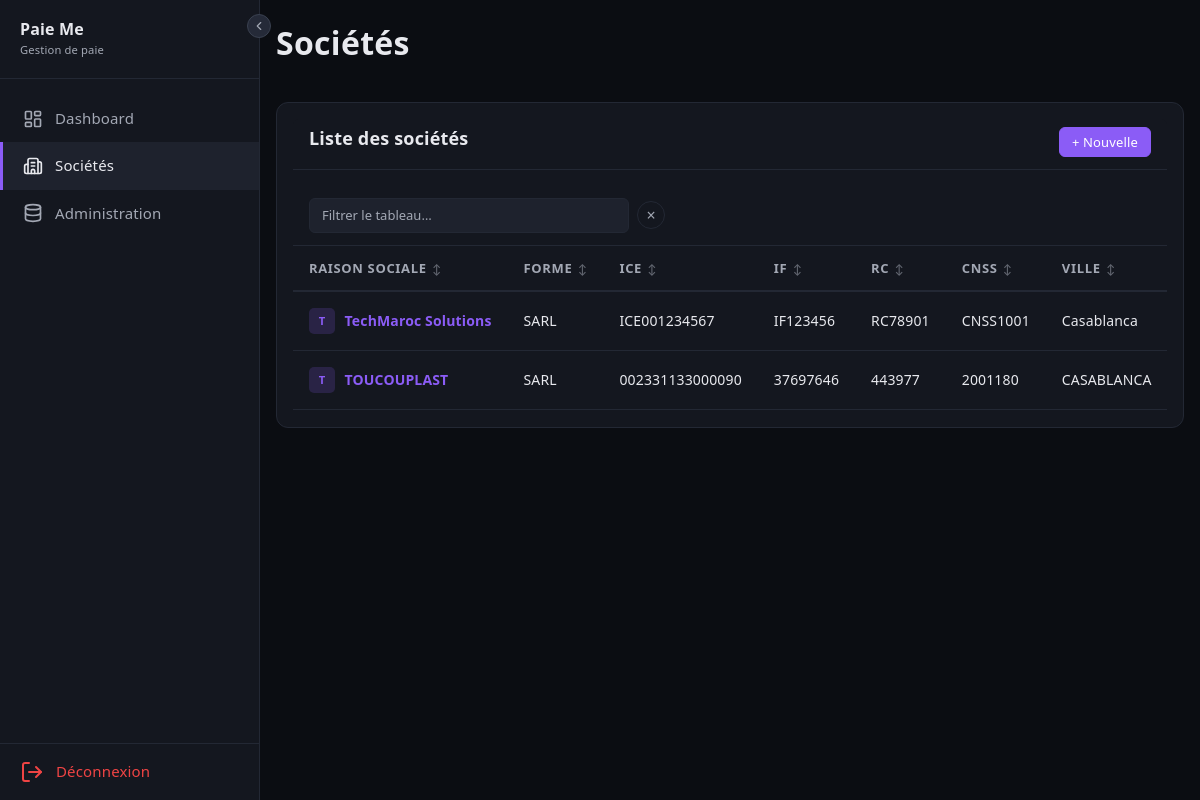
/societes (signed in), run on the app's committed database.
### tables this page shows
CREATE TABLE IF NOT EXISTS societes (
    id                  INT UNSIGNED AUTO_INCREMENT PRIMARY KEY,
    user_id             INT UNSIGNED        NOT NULL,
    raison_sociale      VARCHAR(200)        NOT NULL,
    forme_juridique     VARCHAR(20)         NOT NULL,
    ice                 VARCHAR(20)         NOT NULL,
    if_fiscal           VARCHAR(20)         NOT NULL,
    rc                  VARCHAR(20)         NOT NULL,
    tp                  VARCHAR(20)         NOT NULL,
    cnss                VARCHAR(20)         NOT NULL,
    adresse             TEXT,
    ville               VARCHAR(100),
    telephone           VARCHAR(20),
    email               VARCHAR(180),
    site_web            VARCHAR(255),
    banque              VARCHAR(100),
    agence              VARCHAR(100),
    rib                 VARCHAR(255),
    modele_bulletin_id  INT UNSIGNED,
    logo                VARCHAR(255),
    damancom_login      VARCHAR(100),
    damancom_password   VARCHAR(255),
    simpl_login         VARCHAR(100),
    simpl_password      VARCHAR(255),
    cimr_login          VARCHAR(100),
    cimr_password       VARCHAR(255),
    actif               TINYINT(1)          NOT NULL DEFAULT 1,
    created_at          DATETIME            NOT NULL DEFAULT CURRENT_TIMESTAMP,
    updated_at          DATETIME            NOT NULL DEFAULT CURRENT_TIMESTAMP ON UPDATE CURRENT_TIMESTAMP,
    FOREIGN KEY (user_id) REFERENCES users(id) ON DELETE CASCADE
);

### controllers/SocieteController.php (called while the page is built, shortened)
<?php
class SocieteController extends Controller
{
    private PDO $db;
    public function __construct()
    {
        $this->db = Model::db();
    }
    public function index(): void
    {
        $userId = Session::get('user_id');
        $societes = $this->db->query("SELECT * FROM societes WHERE user_id = $userId ORDER BY raison_sociale")->fetchAll();
        $this->render('societes/index.php', [
            'title'    => 'Sociétés',
            'societes' => $societes,
        ]);
    }
    protected function render(string $view, array $data = []): void
    {
        extract($data);
        require __DIR__ . '/../views/' . $view;
        require __DIR__ . '/../views/layout.php';
    }
}

### index.php (called while the page is built, shortened)
<?php
$method = $_SERVER['REQUEST_METHOD'];
$uri    = $_SERVER['REQUEST_URI'];
Router::dispatch($method, $uri);

### Core/Model.php (called while the page is built, shortened)
<?php
abstract class Model
{
    protected static PDO|null $db = null;
    public static function db(): PDO
    {
        if (self::$db === null) {
            $config = require __DIR__ . '/../config/database.php';
            $dsn = "mysql:host={$config['host']};port={$config['port']};dbname={$config['dbname']};charset={$config['charset']}";
            self::$db = new PDO($dsn, $config['username'], $config['password'], [
                PDO::ATTR_ERRMODE            => PDO::ERRMODE_EXCEPTION,
                PDO::ATTR_DEFAULT_FETCH_MODE => PDO::FETCH_ASSOC,
                PDO::ATTR_EMULATE_PREPARES   => false,
            ]);
        }
        return self::$db;
    }
}

### Core/Session.php (called while the page is built, shortened)
<?php
class Session
{
    public static function get(string $key, mixed $default = null): mixed
    {
        return $_SESSION[$key] ?? $default;
    }
}

### views/societes/index.php (the view, shortened to what this page needs)
<div class="card">
    <div class="card-header">
        <h3>Liste des sociétés</h3>
        <a href="/paie-me/societes/create" class="btn btn-primary btn-sm">+ Nouvelle</a>
    </div>
    <?php if (empty($societes)): ?>
        <div class="empty-state">
            <p>Aucune société enregistrée.</p>
            <a href="/paie-me/societes/create" class="btn btn-primary">Créer une société</a>
        </div>
    <?php else: ?>
        <div class="table-wrapper">
            <table>
                <thead>
                    <tr>
                        <th>Raison sociale</th>
                        <th>Forme</th>
                        <th>ICE</th>
                        <th>IF</th>
                        <th>RC</th>
                        <th>CNSS</th>
                        <th>Ville</th>
                    </tr>
                </thead>
                <tbody>
                    <?php foreach ($societes as $s): ?>
                    <tr>
                        <td>
                            <div style="display:flex; align-items:center; gap:0.6rem;">
                                <?php if (!empty($s['logo'])): ?>
                                <img src="/paie-me/<?= htmlspecialchars($s['logo']) ?>" alt="Logo" style="width:26px; height:26px; border-radius:5px; object-fit:contain; background:var(--bg-surface); border:1px solid var(--border); padding:1px;">
                                <?php else: ?>
                                <div style="width:26px; height:26px; min-width:26px; border-radius:5px; background:var(--accent-60); color:var(--accent); display:flex; align-items:center; justify-content:center; font-weight:800; font-size:0.7rem;"><?= htmlspecialchars(mb_strtoupper(mb_substr(trim($s['raison_sociale']), 0, 1))) ?></div>
                                <?php endif; ?>
                                <a href="/paie-me/societes/<?= $s['id'] ?>" style="font-weight:600;"><?= htmlspecialchars($s['raison_sociale']) ?></a>
                            </div>
                        </td>
                        <td><?= $s['forme_juridique'] ?></td>
                        <td><?= htmlspecialchars($s['ice']) ?></td>
                        <td><?= htmlspecialchars($s['if_fiscal']) ?></td>
                        <td><?= htmlspecialchars($s['rc']) ?></td>
                        <td><?= htmlspecialchars($s['cnss']) ?></td>
                        <td><?= htmlspecialchars($s['ville']) ?></td>
                    </tr>
                    <?php endforeach; ?>
                </tbody>
            </table>
        </div>
    <?php endif; ?>
</div>

### Core/Router.php (shortened to what this page needs)
<?php
class Router
{
    private static array $routes = [];
    public static function get(string $uri, array $action): void
    {
        self::$routes['GET'][] = ['uri' => $uri, 'action' => $action];
    }
    public static function post(string $uri, array $action): void
    {
        self::$routes['POST'][] = ['uri' => $uri, 'action' => $action];
    }
    public static function dispatch(string $method, string $uri): void
    {
        $uri = parse_url($uri, PHP_URL_PATH);
        $uri = preg_replace('#^/paie-me#', '', $uri);
        $uri = trim($uri, '/');
        foreach (self::$routes[$method] ?? [] as $route) {
            $pattern = preg_replace('/\{(\w+)\}/', '(?P<$1>[^/]+)', $route['uri']);
            $pattern = '#^' . trim($pattern, '/') . '$#';
            if (preg_match($pattern, $uri, $matches)) {
                [$controller, $methodName] = $route['action'];
                $params = array_filter($matches, 'is_string', ARRAY_FILTER_USE_KEY);
                $instance = new $controller();
                call_user_func_array([$instance, $methodName], $params);
                return;
            }
        }
    }
}

### assets/css/style.css (style rules this page uses)
:root { --bg-primary: #0b0d12; --bg-surface: #14171f; --bg-hover: #1e222d; --bg-elevated: #252a38; --accent: #8b5cf6; --accent-hover: #a78bfa; --accent-60: rgba(139,92,246,0.18); --accent-70: rgba(139,92,246,0.30); --text: #e8e9ee; --text-muted: #a3a8b4; --secondary: #6B7280; --tertiary: #A78BFA; --border: #232834; --border-strong: #3a4150; --danger: #ef4444; --success: #22c55e; --warning: #f59e0b; --on-primary: #0b0d12; --on-accent: #ffffff; color-scheme: dark !important; }
* { margin: 0; padding: 0; box-sizing: border-box; color-scheme: dark !important; }
body { font-family: system-ui, -apple-system, 'Segoe UI', sans-serif; background: var(--bg-primary); color: var(--text); min-height: 100vh; font-weight: 400; font-size: 0.9375rem; line-height: 1.55; letter-spacing: 0.01em; }
h1, h2, h3, h4, h5, h6 { font-weight: 800; letter-spacing: 0.01em; }
a { color: var(--accent); text-decoration: none; }
.btn { display: inline-flex; align-items: center; gap: 0.5rem; padding: 0.5rem 1rem; border: none; border-radius: 6px; font-size: 0.875rem; font-weight: 500; cursor: pointer; transition: all 0.2s; text-decoration: none; height: 36px; }
.btn-primary { background: var(--accent); color: #fff; border: 1px solid var(--accent); }
.btn-sm { padding: 0.375rem 0.75rem; font-size: 0.8125rem; height: 30px; }
.card { background: var(--bg-surface); border: 1px solid var(--border); border-radius: 12px; padding: 1rem; margin-bottom: 1.5rem; color: var(--text); }
.card-header { display: flex; justify-content: space-between; align-items: center; margin-bottom: 1rem; padding-bottom: 0.75rem; border-bottom: 1px solid var(--border); }
.card-header h3 { font-size: 1.125rem; font-weight: 800; }
.table-wrapper { overflow-x: auto; padding-bottom: 1px; }
table { width: 100%; border-collapse: collapse; background: var(--bg-surface); }
table thead th { text-align: left; padding: 0.75rem 1rem; font-size: 0.8125rem; font-weight: 600; color: var(--text-muted); text-transform: uppercase; letter-spacing: 0.05em; border-bottom: 2px solid var(--border); }
table tbody td { padding: 0.75rem 1rem; border-bottom: 1px solid var(--border); font-size: 0.875rem; color: var(--text); white-space: nowrap; }
table thead th.sortable { cursor: pointer; user-select: none; white-space: nowrap; }

### data on the page
societes: raison_sociale "T", raison_sociale "TechMaroc Solutions", forme_juridique "SARL", ice "ICE001234567", if_fiscal "IF123456", rc "RC78901", cnss "CNSS1001", ville "Casablanca"
societes: raison_sociale "T", raison_sociale "TOUCOUPLAST", forme_juridique "SARL", ice "002331133000090", if_fiscal "37697646", rc "443977", cnss "2001180", ville "CASABLANCA"
